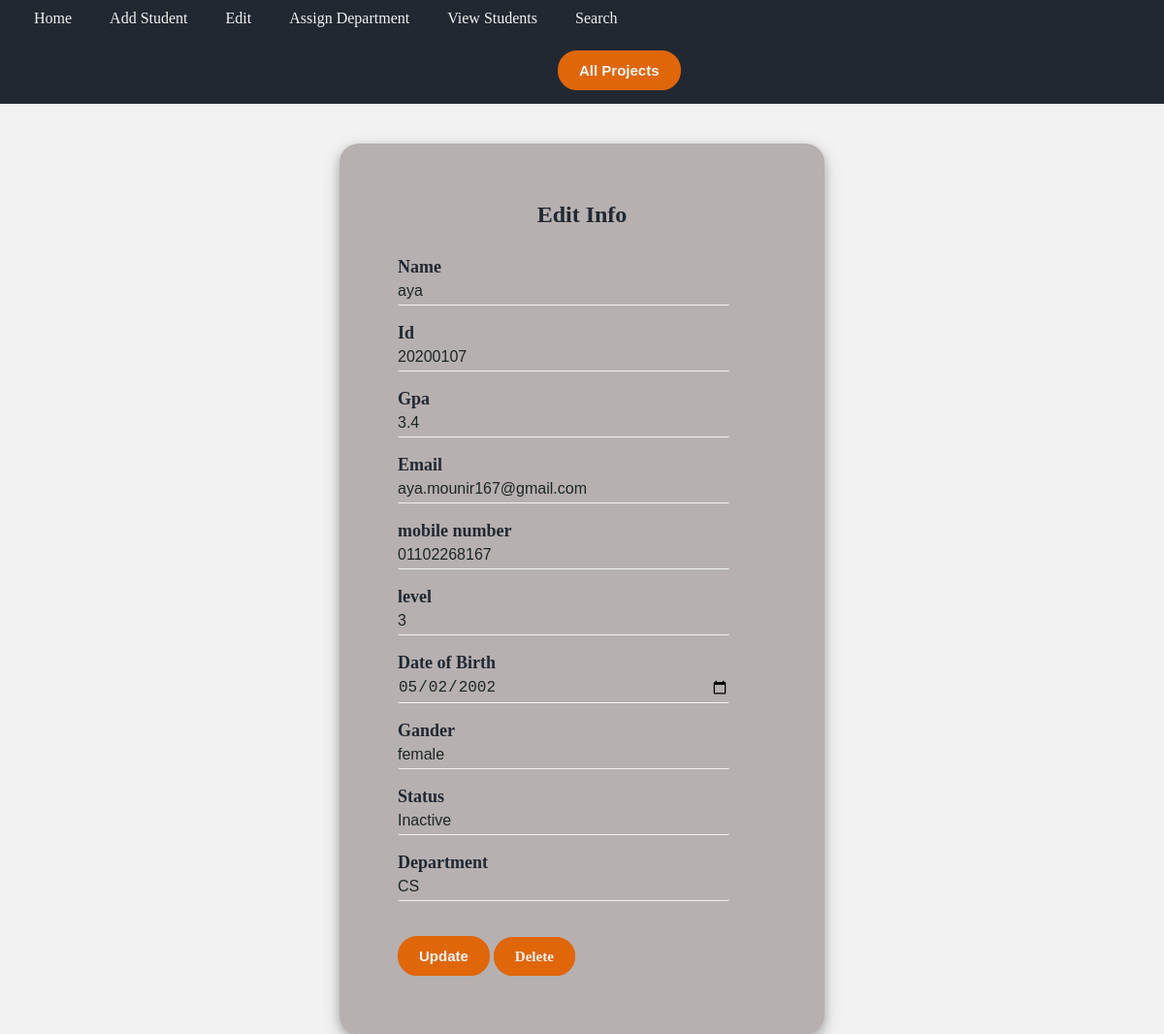
/search/Edit/20200107, run on the app's committed database.
### pages/models.py (models this page shows)
class Add(models.Model):
    x=[('male','male'),('female','female')]
    y=[('Active','Active'),('Inactive','Inactive')]
    z=[('CS','CS'),('IS','IS'),('AI','AI'),('IT','IT'),('DS','DS'),('General','General')]
    Name=models.CharField(max_length=25)
    Id=models.CharField(max_length=10,primary_key=True)
    Gpa=models.DecimalField(max_digits=3,decimal_places=1)
    Email=models.EmailField(max_length=25)
    Mobile=models.CharField(max_length=12)
    Level=models.IntegerField()
    Date=models.CharField(blank=True,null=True,max_length=15)
    Gender=models.CharField(max_length=10,choices=x)
    Status=models.CharField(max_length=10,choices=y)
    Department=models.CharField(max_length=50,choices=z)

### pages/views.py (the view)
# urls.py: path('search/Edit/<str:pk>',views.Edit,name='Edit'),
def Edit(request,pk):
    return render(request,'pages/Edit.html',{'s':Add.objects.get(Id=pk)})

### pages/templates/pages/Edit.html (shortened to what this page needs)
{% load static %}
<!DOCTYPE html>
<html lang="en">
  <head>
    <link rel="stylesheet" href="{% static 'css/add&edit.css'%}" />
  </head>
  <body>
    <div class="Edit">
    <nav>
      <ul class="nav_links">
          <li class="nav">
              <a href="{% url 'home' %}">Home</a>
          </li>
          <li class="nav">
              <a href="{% url 'add' %}">Add Student</a>
          </li>
          <li class="nav">
            <a href="{% url 'edit' %}">Edit</a>
          </li>
          <li class="nav">
              <a href="{% url 'assignment' %}">Assign Department</a>
          </li>
          <li class="nav">
              <a href="{% url 'view' %}">View Students</a>
          </li>
          <li class="nav">
              <a href="{% url 'search' %}">Search</a>
          </li>
          <li class="nav">
              <a href="{% url 'all' %}"><button class="btn" >All Projects</button></a>
          </li>
      </ul>
  </nav>
   <section>
        <form action="updaterecord/{{ s.Id }}" method="post">
          <div class="container">
            <h2>Edit Info</h2>
            <div class="inBox">
              <label>Name</label><br />
              <input type="text" id="Name" value="{{s.Name}}" name="Name" />
              <br />
              <br />
              <label>Id</label><br />
              <input type="number" id="Id"  value="{{s.Id}}" name="Id" disabled/>
              <br />
              <br />
              <label>Gpa</label><br />
              <input type="number" step="0.01" max="4" min="0" id="Gpa"  value="{{s.Gpa}}" name="Gpa"/>
              <br />
              <br />
              <label>Email</label><br />
              <input type="email" id="Email" value="{{s.Email}}" name="email"/>
              <br />
              <br />
              <label>mobile number</label><br />
              <input type="tel" placeholder="+20" id="Mobile" value="{{s.Mobile}}" name="Mob" />
              <br />
              <br />
              <label for="slevel">level </label>
              <br />
              <input id="slevel" type="number" value="{{s.Level}}" name="Level" />
              <br />
              <br />
              <label>Date of Birth</label><br />
              <input type="date" id="Date" name="date" value="{{s.Date}}" />
              <br /><br>
              <div>
                <label for="gander" >Gander</label>
                <input list="gander" value="{{s.Gender}}" name="Gender" >
              </div>
            <br />
            <div class="inBox">
              <label for="status" >Status</label>
              <input list="status" value="{{s.Status}}" name="Status" >
            </div>
            <br />
            <label for="depart">Department</label>
            <input name="depart" id="depart" value="{{s.Department}}" disabled>
             </div>
            <br />
            <br />
            <input type="submit" value="Update" class="dele">
            <a href="delete/{{s.Id}}" class="dele" onclick="del()"> Delete </a>
          </div>
        </form>
      </section>
    </div>
  </body>
</html>

### pages/static/css/add&edit.css (style rules this page uses)
* { box-sizing: border-box; margin: 0; padding: 0; }
ul,li, a { color: #f2f2f2; text-decoration: none; text-align: left; background-color: #212832; }
.nav_links li { display: inline-block; width: auto; overflow: auto; padding-left: 30px; margin: 10px 0; margin-left: 5px; }
body { background-color: #f2f2f2; }
.container { padding: 5%; position:absolute; margin-top: 500px; margin-right: 50%; margin-bottom: 300px; margin-left: 50%; width: 500px; transform: translate(-50%, -50%); background-color:#b6b0b0; box-sizing: border-box; border-radius: 20px; box-shadow: 0 4px 8px 0 rgba(0, 0, 0, 0.2), 0 6px 20px 0 rgba(0, 0, 0, 0.20); }
.container h2 { margin: 0 0 30px; padding: 0; color: #212832; text-align: center; }
.container .inBox input { width: 90%; padding: 5px 0; font-size: 16px; color: #1d2625; border-radius: 2px; margin: 8px 10x; display:inline-table; box-sizing:border-box; border: none; border-bottom: 1px solid #f2f2f2; outline: none; background-color: transparent; }
nav button { margin-left: 540px; }
.dele , .sub ,.ed ,button { color: #f2f2f2; background-color: #df6609; padding: 12px 25px; border: none; transition: all 0.3s ease-in-out; border-radius: 20px; padding: 10px 20px; cursor: pointer; font-size: 15px; font-style:inherit; font-weight:bold; border: 2px solid #df6609; }
label { font-size: 18px; font-weight: bold; font-style: normal; color: #212832; }

### data on the page
Add: Name "aya", Id "20200107", Gpa "3.4", email "aya.mounir167@gmail.com", Mob "01102268167", Level "3", date "05/02/2002", Gender "female", Status "Inactive", depart "CS"
